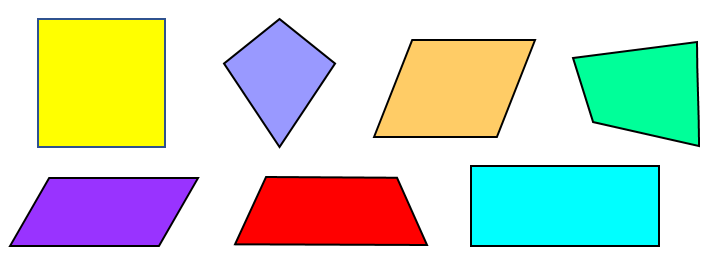
#> input picture img/shapes.png, 711 x 257 px
$ python 0816-match-shapes.py
#> lines starting #> are read from the running program, lines starting #| are printed output that depends on the picture; after the words box and inside, x2 and y2 are one past the last pixel; in counts of white or black regions, pixels touching at a corner belong together
# 0815.py
import cv2
import numpy as np

#1
ref_src = cv2.imread('../../img/shapes.png')
#> ref_src is the input picture: shape (257, 711, 3); mean B, G, R 195.7, 214.3, 204.1
ref_gray = cv2.cvtColor(ref_src, cv2.COLOR_BGR2GRAY)
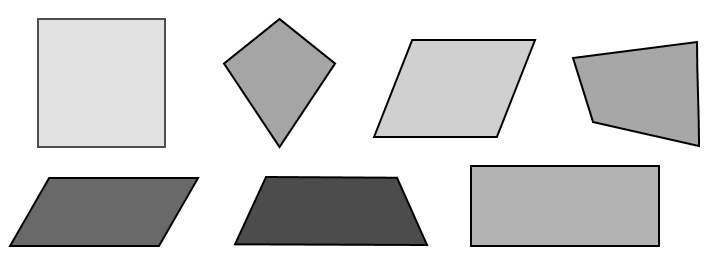
#> ref_gray: shape (257, 711); min 0, max 255, mean 209.2
ret, ref_bin = cv2.threshold(ref_gray, 0, 255, cv2.THRESH_BINARY_INV + cv2.THRESH_OTSU)
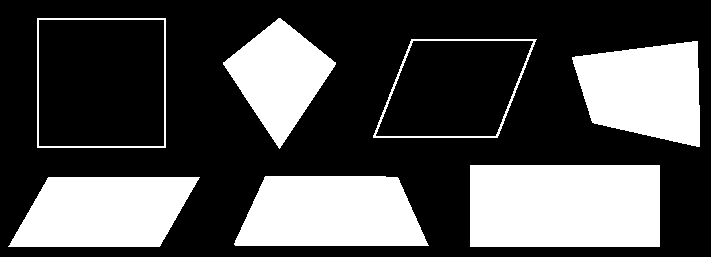
#> ref_bin: shape (257, 711); 31.4% white; 7 white regions
#> ret = 185

test_src = cv2.imread('../../img/shapes.png') # testShapes1.jpg
## test_src = cv2.imread('../../img/shapes.png') # testShapes2.jpg
## test_src = cv2.imread('../../img/shapes.png') # testShapes3.jpg
test_gray = cv2.cvtColor(test_src, cv2.COLOR_BGR2GRAY)
ret, test_bin = cv2.threshold(test_gray, 0, 255, cv2.THRESH_BINARY_INV + cv2.THRESH_OTSU)

mode = cv2.RETR_EXTERNAL
method = cv2.CHAIN_APPROX_SIMPLE
ref_contours, hierarchy = cv2.findContours(ref_bin, mode, method)
#> ref_contours = 7 contours; box (x1, y1, x2, y2) and area: (37, 18, 166, 148) 16512, (470, 165, 660, 247) 15309, (373, 39, 537, 138) 12194, (234, 176, 429, 246) 11241, (8, 177, 200, 247) 10394, (572, 41, 700, 147) 9904, (223, 18, 336, 149) 7387
test_contours, hierarchy = cv2.findContours(test_bin, mode, method)
#> test_contours has the same summary as ref_contours

#2
ref_dst = ref_src.copy()
colors = ((0,0,255), (0,255,0), (255,0,0))
for i, cnt in enumerate(ref_contours):
#> (the run stopped early here; a loop or call above may not have finished)
